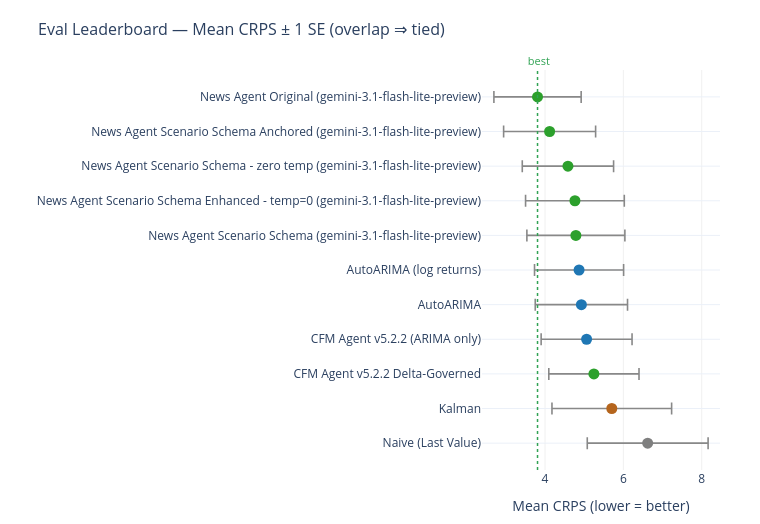

Notebook code cell kept with this figure:
### Code cell
# Same leaderboard, now with a standard-error bar on each mean. If the bars of
# the top methods overlap, their ordering is not statistically distinguishable —
# the honest verdict when only a few origins have been scored.
viz.make_leaderboard_interval_chart(eval_board)

### Figure 1 — Plotly figure (JSON) as saved in the notebook; plotly's stock layout.template omitted (floating-point values rounded to 4 significant figures)
{"data": [{"error_x": {"array": [1.542, 1.527, 1.151, 1.16, 1.178, 1.137, 1.251, 1.26, 1.165, 1.174, 1.114], "color": "#888888", "thickness": 1.6, "type": "data", "width": 6}, "hovertemplate": "%{y}<br>CRPS %{x:.3f} ± %{error_x.array:.3f}<extra></extra>", "marker": {"color": ["#7f7f7f", "#b5651d", "#2ca02c", "#1f77b4", "#1f77b4", "#1f77b4", "#2ca02c", "#2ca02c", "#2ca02c", "#2ca02c", "#2ca02c"], "size": 11}, "mode": "markers", "showlegend": false, "type": "scatter", "x": [6.621, 5.705, 5.248, 5.062, 4.929, 4.87, 4.788, 4.764, 4.586, 4.118, 3.809], "y": ["Naive (Last Value)", "Kalman", "CFM Agent v5.2.2 Delta-Governed", "CFM Agent v5.2.2 (ARIMA only)", "AutoARIMA", "AutoARIMA (log returns)", "News Agent Scenario Schema (gemini-3.1-flash-lite-preview)", "News Agent Scenario Schema Enhanced - temp=0 (gemini-3.1-flash-lite-preview)", "News Agent Scenario Schema - zero temp (gemini-3.1-flash-lite-preview)", "News Agent Scenario Schema Anchored (gemini-3.1-flash-lite-preview)", "News Agent Original (gemini-3.1-flash-lite-preview)"]}], "layout": {"annotations": [{"font": {"color": "#31a354", "size": 11}, "showarrow": false, "text": " best", "x": 3.809, "xanchor": "center", "xref": "x", "y": 1, "yanchor": "bottom", "yref": "y domain"}], "height": 524, "margin": {"b": 50, "l": 230, "r": 40, "t": 70}, "shapes": [{"line": {"color": "#31a354", "dash": "dot", "width": 1.5}, "type": "line", "x0": 3.809, "x1": 3.809, "xref": "x", "y0": 0, "y1": 1, "yref": "y domain"}], "title": {"font": {"size": 16}, "text": "Eval Leaderboard — Mean CRPS ± 1 SE (overlap ⇒ tied)"}, "width": 760, "xaxis": {"gridcolor": "#f0f0f0", "showgrid": true, "title": {"text": "Mean CRPS (lower = better)"}}, "yaxis": {"title": {"text": ""}}}}
